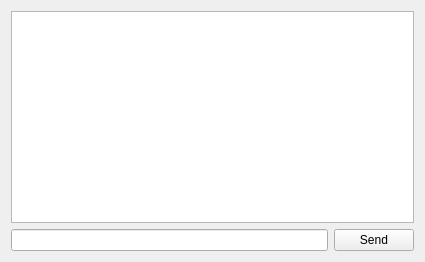
<?xml version="1.0" encoding="UTF-8"?>
<ui version="4.0">
 <class>ChatRomm</class>
 <widget class="QWidget" name="ChatRomm">
  <property name="geometry">
   <rect>
    <x>0</x>
    <y>0</y>
    <width>425</width>
    <height>262</height>
   </rect>
  </property>
  <property name="windowTitle">
   <string>Form</string>
  </property>
  <layout class="QVBoxLayout" name="verticalLayout_2">
   <item>
    <widget class="QTextEdit" name="textEdit"/>
   </item>
   <item>
    <layout class="QHBoxLayout" name="horizontalLayout">
     <item>
      <widget class="QLineEdit" name="lineEdit">
       <property name="text">
        <string/>
       </property>
      </widget>
     </item>
     <item>
      <widget class="QPushButton" name="pushButton">
       <property name="text">
        <string>Send</string>
       </property>
      </widget>
     </item>
    </layout>
   </item>
  </layout>
 </widget>
 <resources/>
 <connections/>
</ui>
